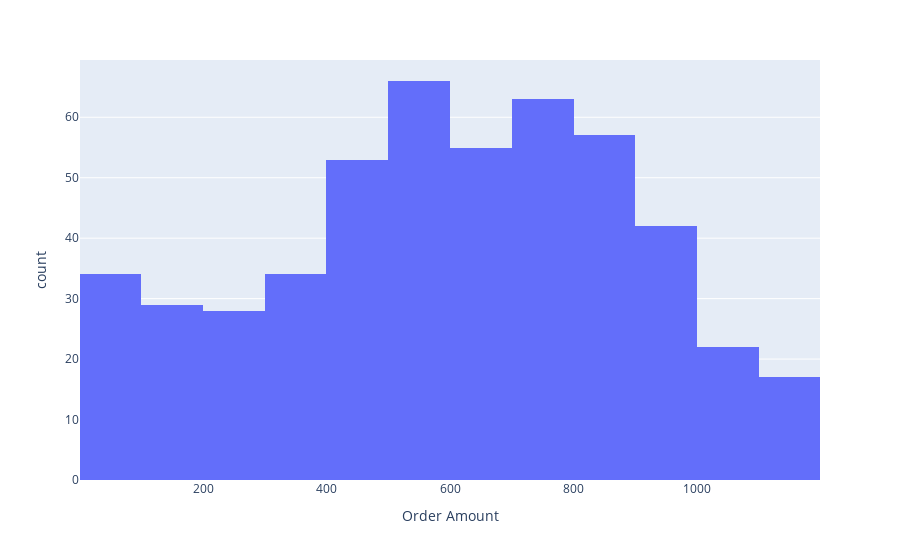

The cell this chart's notebook holds for it:
### Code cell
# Histogram distribution of numerica features  maybe categorical include numerics 
fig = (px.histogram (
        df_compained , 
        x = 'Order Amount',
        range_x= [ 0.5, df_compained['Order Amount'].max ()+ 0.5],
        nbins=20
        



  )

)

fig.show()

### Figure 1 — Plotly figure (JSON) as saved in the notebook; plotly's stock layout.template omitted (floating-point values rounded to 4 significant figures; data arrays with more than 128 entries replaced by an {"elided": "..."} marker saying what was removed)
{"data": [{"alignmentgroup": "True", "bingroup": "x", "hovertemplate": "Order Amount=%{x}<br>count=%{y}<extra></extra>", "legendgroup": "", "marker": {"color": "#636efa", "pattern": {"shape": ""}}, "name": "", "nbinsx": 20, "offsetgroup": "", "orientation": "v", "showlegend": false, "type": "histogram", "x": {"elided": "500 int values"}, "xaxis": "x", "yaxis": "y"}], "layout": {"barmode": "relative", "legend": {"tracegroupgap": 0}, "margin": {"t": 60}, "xaxis": {"anchor": "y", "domain": [0, 1], "range": [0.5, 1198.0], "title": {"text": "Order Amount"}}, "yaxis": {"anchor": "x", "domain": [0, 1], "title": {"text": "count"}}}}
